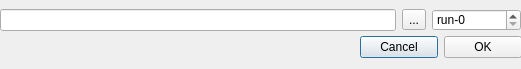
<?xml version="1.0" encoding="UTF-8"?>
<ui version="4.0">
 <class>StoragePath</class>
 <widget class="QDialog" name="StoragePath">
  <property name="geometry">
   <rect>
    <x>0</x>
    <y>0</y>
    <width>521</width>
    <height>69</height>
   </rect>
  </property>
  <property name="windowTitle">
   <string>Storage path</string>
  </property>
  <widget class="QWidget" name="layoutWidget">
   <property name="geometry">
    <rect>
     <x>0</x>
     <y>9</y>
     <width>521</width>
     <height>22</height>
    </rect>
   </property>
   <layout class="QHBoxLayout" name="storageHL">
    <item>
     <widget class="QLineEdit" name="settingsStorageFilenameEdit">
      <property name="toolTip">
       <string>Image storage location (just the prefix)</string>
      </property>
      <property name="text">
       <string/>
      </property>
     </widget>
    </item>
    <item>
     <widget class="QToolButton" name="settingsStorageLocationButton">
      <property name="toolTip">
       <string>Choose storage location</string>
      </property>
      <property name="text">
       <string>...</string>
      </property>
     </widget>
    </item>
    <item>
     <widget class="QSpinBox" name="settingsStorageRunSpinBox">
      <property name="toolTip">
       <string>Experiment run nr.</string>
      </property>
      <property name="prefix">
       <string>run-</string>
      </property>
      <property name="maximum">
       <number>999999</number>
      </property>
     </widget>
    </item>
   </layout>
  </widget>
  <widget class="QWidget" name="horizontalLayoutWidget">
   <property name="geometry">
    <rect>
     <x>360</x>
     <y>34</y>
     <width>162</width>
     <height>27</height>
    </rect>
   </property>
   <layout class="QHBoxLayout" name="horizontalLayout">
    <item>
     <widget class="QPushButton" name="storagePathCancelButton">
      <property name="text">
       <string>Cancel</string>
      </property>
     </widget>
    </item>
    <item>
     <widget class="QPushButton" name="storagePathOKButton">
      <property name="text">
       <string>OK</string>
      </property>
     </widget>
    </item>
   </layout>
  </widget>
 </widget>
 <resources/>
 <connections/>
</ui>
